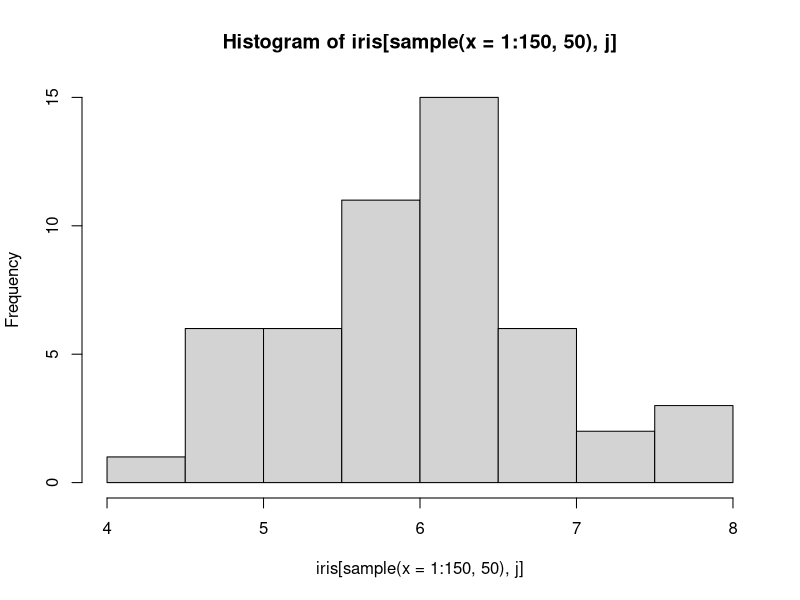
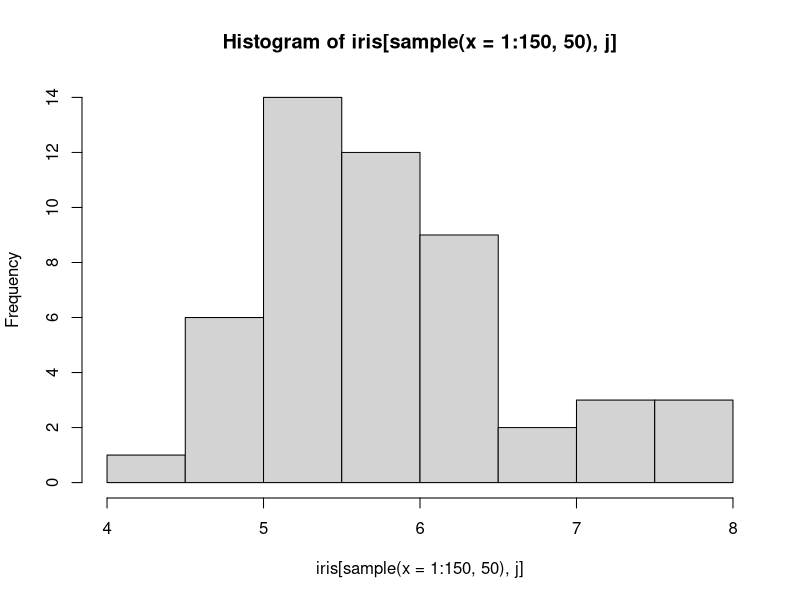
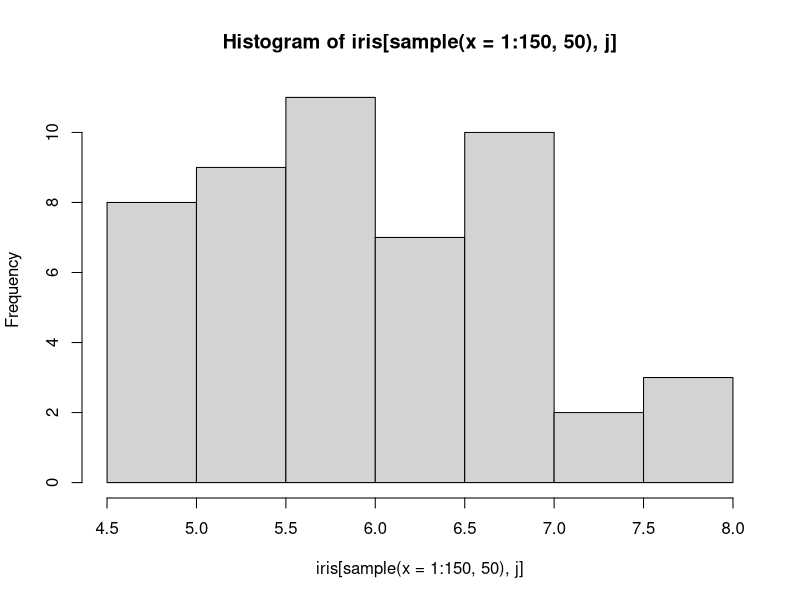
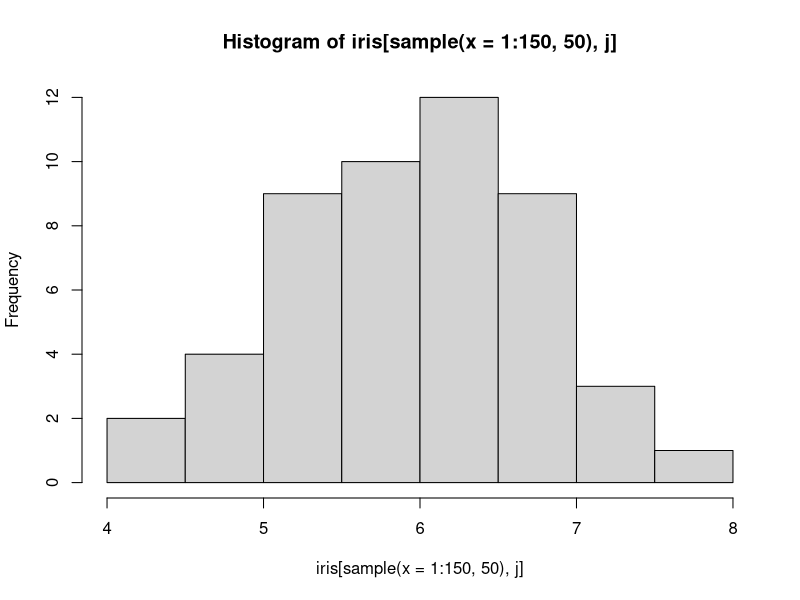
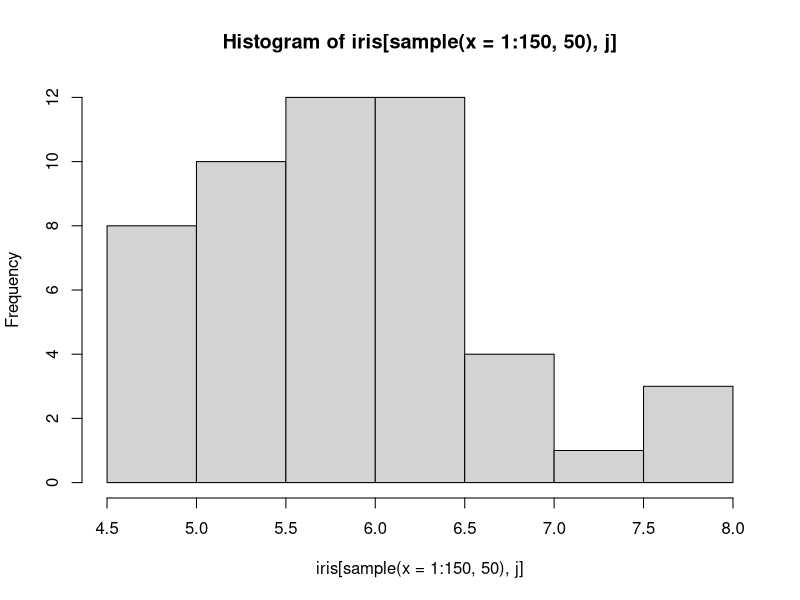
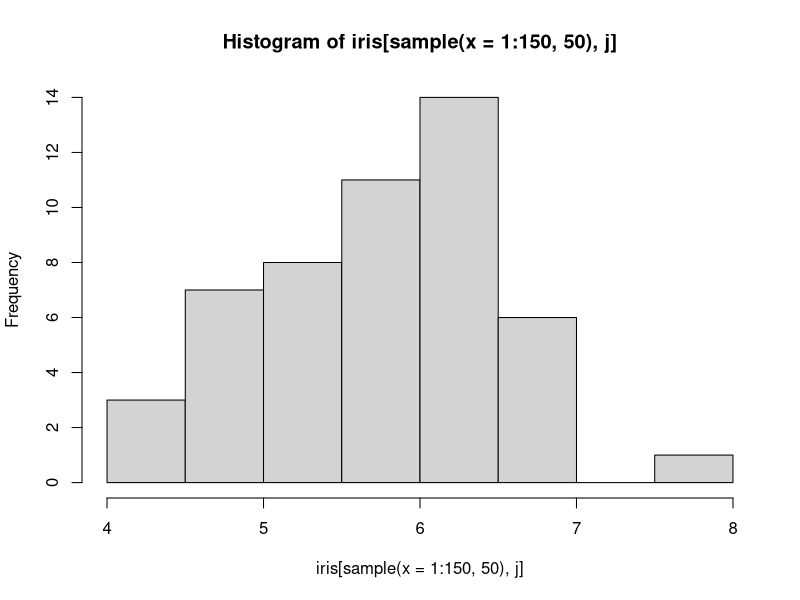
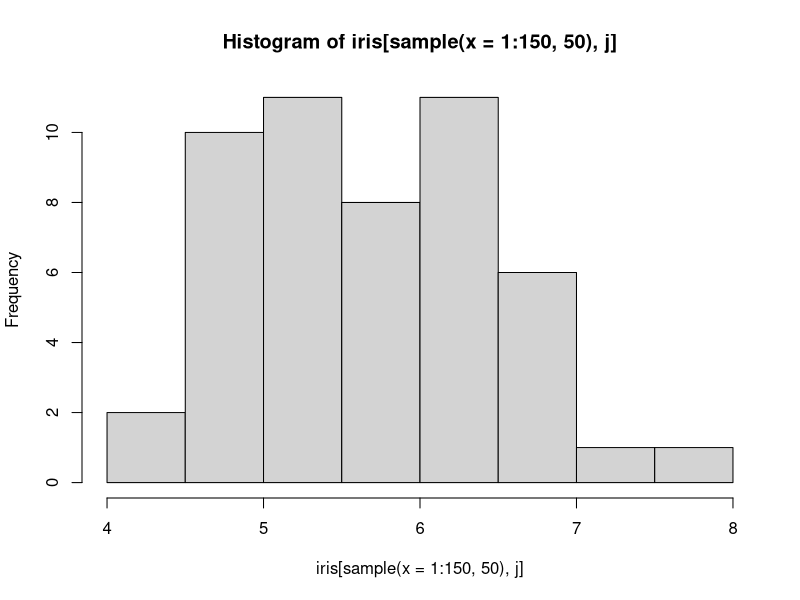
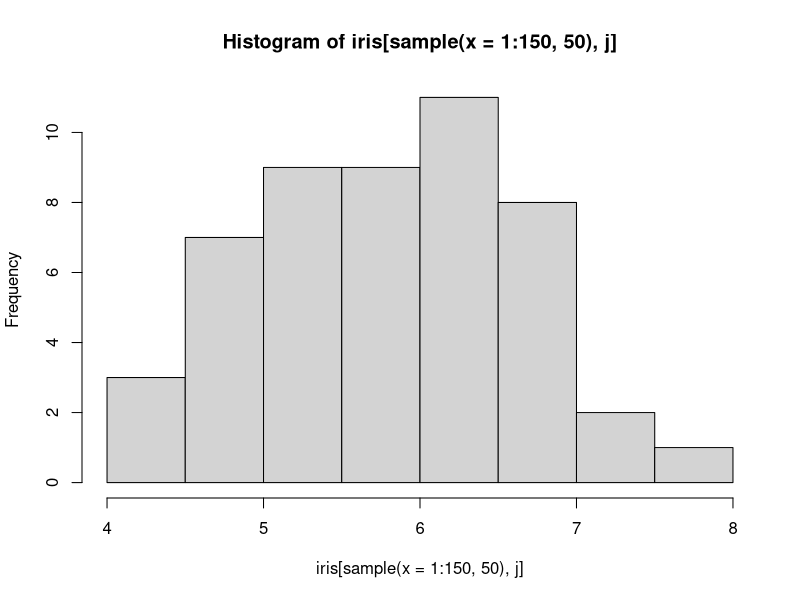

R code for these plots, in order: (Note: this script raises an error after producing the figures.)
library(plyr)
library(dplyr)
library(magrittr)
#####################?H?????ͪ????ϸ???
a=list()
total=list()
for (j in 1:4){
  for (i in 1:30){
    his <- hist(iris[sample(x=1:150,50),j])
    his$counts <- his$counts/sum(his$counts)
    a[[i]] <- his
  }
  total[[j]] <- a
}
######################################?ۦP??????
a=list()
total=list()
for (j in 1:4){
  for (i in 1:30){
    his <- hist(iris[,1])
    his$counts <- his$counts/sum(his$counts)
    a[[i]] <- his
  }
  total[[j]] <- a
}

##################?e??????
par(mfrow=c(6,4),mai=c(0,0,0,0))
for (j in 1:4){
  for (i in 1:30){
    plot(total[[j]][[i]],main = "",xlab = "",ylab = "")
  }
}
his
length(total[[1]][[1]][[1]])

#########################?⥭?? for

mu=c()
for (j in 1:3){
  sum=0
  for (i in 1:1){
    for (b in 1:(length(total[[j]][[i]][[1]])-1)){
      a=total[[j]][[i]][[2]][b]*(total[[j]][[i]][[1]][b+1]+total[[j]][[i]][[1]][b])
    sum=a+sum
    }
  }
  mu=c(mu,sum/(2*i))
}
mu
########################?⥭??  ?V?q

mu=c()
for (j in 1:4){
  sum=0
  for (i in 1:30){
    b=length(total[[j]][[i]][[1]])-1
    a=total[[j]][[i]][[2]]*(total[[j]][[i]][[1]][2:(b+1)]+total[[j]][[i]][[1]][1:b])
    sum=sum+sum(a)
  }
  mu=c(mu,sum/(2*i))
}
mu

##################################mean parallel

hcalEX=function(var){
  p=length(var)
  calEX=function(x){
    b=length(x$count)
    a=x$count*(x$breaks[2:(b+1)]+x$breaks[1:b])
    sum(a)
  }
  n=length(var[[1]])
  mu=c()
  for (j in 1:p){
    m=sum(sapply(var[[j]],calEX))/(2*n)
    mu=c(mu,m)
  }
  mu
}
##################################var parallel
hcalvar=function(hisvar){
  p=length(hisvar)
  calEX2=function(x){
    b=length(x$count)
    parta=x$count*(x$breaks[1:b]^2  
                  +  x$breaks[1:b]*x[[1]][2:(b+1)]  
                  +  x$breaks[2:(b+1)]^2
                  )
    sum(parta)
  }
  n=length(hisvar[[1]])
  EX2=c()
  for (j in 1:p){
    m=sum(sapply(hisvar[[j]],calEX2))/(3*n)
    EX2=c(EX2,m)
  }
  EX2
  mu=hcalEX(hisvar)
  var=EX2-mu^2
  var
}

################################################ var for
EX2=c()
for (j in 1:1){
  sum=0
  for (i in 1:1){
    b=length(total[[j]][[i]][[1]])-1
    a=total[[j]][[i]][[2]]*(total[[j]][[i]][[1]][2:(b+1)]^2+
                              total[[j]][[i]][[1]][2:(b+1)]*total[[j]][[i]][[1]][1:b]+
                              total[[j]][[i]][[1]][1:b]^2)
    sum=sum+sum(a)
  }
  EX2=c(EX2,sum/(3*i))
}
EX2
var=EX2-mu^2
var
###############################################covrance

hcalcov=function(x){
  p=length(x)
  cov=matrix(0,ncol=p,nrow=p)
  for (i in 1:p){
    m1=laply(x[[i]],calEX)
    for (j in 1:p){
      m2=laply(x[[j]],calEX)
      cov[i,j]=sum(m1*m2)/(4*p)-sum(m1)*sum(m2)/(4*p^2)
    }
  }
  list(cov,eigen(cov))
}


########################################
##linear combin

data1
bij=numeric(3)
for (j in 1:3){
  bij[j]=length(data1[[j]][[1]]$count)
}
bij
#造所有區間的組合
exp=expand.grid(1:bij[1],1:bij[2],1:bij[3])
#把區間最小值和最大值分別放在不同矩陣(此時只是index)
minI=matrix(0,ncol=3,nrow=dim(exp)[1])
maxI=matrix(0,ncol=3,nrow=dim(exp)[1])
#放入正確的數值
for (j in 1:3){
  x=data1[[j]][[1]]$breaks
  minI[,j]=x[exp[,j]]
  maxI[,j]=x[exp[,j]+1]
}
#獲得主成分的係數向量
ver=hcalcov(data1)[[2]]$vectors

minI
maxI
#判定細數是否小於0，如果小於0，該系數的區間交換大小位置
for (i in 1:3){
  if (ver[1,i]<0) {
    p=minI[,i]
    minI[,i]=maxI[,i]
    maxI[,i]=p
  }
}

#計算線性組合後的區間
linmin=minI %*% ver[1,]
linmax=maxI %*% ver[1,]
m=cbind(linmin[,1],linmax[,1])

p=as.data.frame(m)
names(p)=c("Imin","Imax")
#找出合併後直方圖的range
his=p %>% summarise(hmin=min(Imin),hmax=max(Imax))
